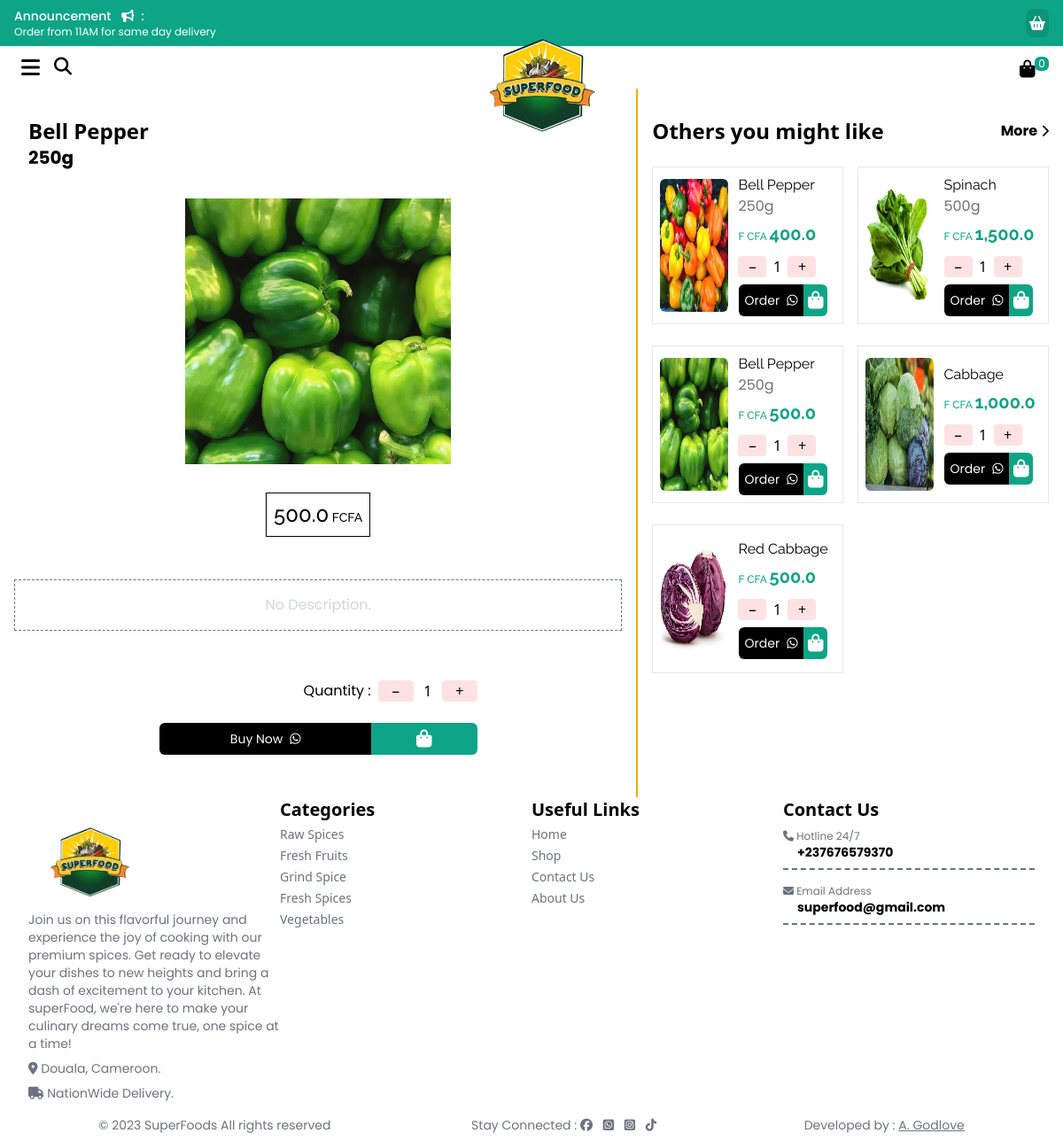
/product?prod_key=2, run on the app's committed database.
### tables this page shows
CREATE TABLE `products_list` (
  `product_code` int(11) NOT NULL,
  `product_name` text NOT NULL,
  `product_price` varchar(19) NOT NULL DEFAULT '0',
  `promo` int(11) DEFAULT 0,
  `product_pprice` varchar(19) NOT NULL DEFAULT '0',
  `product_category` int(11) NOT NULL,
  `product_desc` text NOT NULL,
  `product_seo` text NOT NULL,
  `available` int(11) NOT NULL,
  `best_or_new` int(11) NOT NULL DEFAULT 0 COMMENT '0 os defaut,1 is new ariival, 2 is best seller',
  `product_image` varchar(255) NOT NULL,
  `measurement` text NOT NULL,
  `qty` text NOT NULL
);

CREATE TABLE `tbl_category` (
  `id` int(11) NOT NULL,
  `cat_name` varchar(56) NOT NULL,
  `cat_image` text NOT NULL
);

### partials/list_template.php (the view, shortened to what this page needs)
<div  data-aos="zoom-in-up" class="list_wrapper w-full flex items-center p-2 border-b-4 border-dashed lg:border-solid lg:border mb-2 ">
    <div class="img_container w-2/3 h-[150px]">
      <a title="Buy more of <?php echo ucwords($name) ?> from superFood" href="product?prod_key=<?php echo $prod_id ?>" class=" w-full h-full">
         <img src="assets/images/icons/logo.png"
         data-src="assets/images/products/<?php echo $prod_img[0]; ?>"
         alt="<?php echo $name; ?>"
         class="myImage w-full h-full rounded-md">
      </a>
    </div>
    <div class="info_container w-full  pl-3">
        <p class="name hover:text-[#0DA586] transition-all ease-in"><?php echo $name; ?></p>
        <p class="Quantity text-gray-500"> <?php
                        if(!empty($ms)){
                        echo "$qty$ms";
                        }
                    ?></p>
        <div class="price text-[#0DA586]">
             <?php
                if($promo == 0){
                    echo '<p class="price"><span class="text-xs">F CFA </span><span class="font-bold text-xl ">'.number_format($price,1).'</span></p>';
                }else{
                    echo '<p class="price"><span class="text-xs">F CFA </span><span class="font-bold text-xl ">'.number_format($pprice,1).'</span><span class="text-[1rem] text-red-400"> <strike>'.number_format($price,0).'F</strike></span> </p>';
                }
            ?>
        </div>
       <form  method="post" class="form-item  w-full">
                <div class="my-2">
                    <div class="input-group flex items-center">
         <button id="decreaser" type="button" class="decrement-button w-8 bg-red-100 rounded  transition hover:opacity-75">
                        &minus;
                    </button>
                    <input
                        type="number"
                        id="Quantity"
                        value="1"
                        name="product_qty"
                        min="1"
                        class="input-number w-6 border-transparent text-center focus:outline-none"
                    />
                     <button
                     id="addmore"
                        type="button"
                        class="increment-button w-8 bg-red-100 rounded  transition hover:opacity-75">
                        &plus;
                    </button>
                    </div>
                </div>
                <div class="flex items-center">
                <div class="cta w-2/3">
                         <?php
$productImage = "https://superfoods.store/assets/images/products/".$prod_img[0];
$messageURL = "https://wa.me/{$phoneNumber}?text=Hi!,%20I%20will%20like%20to%20buy%20{$name}%20%0A%0Aimage:%0A{$productImage}";
echo "<a title='Buy just .$name. from superFood' href='{$messageURL}' target='_blank'  class='hvr-bounce-to-right text-sm flex justify-center items-center bg-black p-2 text-white rounded-tl-md rounded-bl-md'>
<p>Order </p><i class='fa-brands fa-whatsapp ml-2'></i>
</a>";
?>
                </div>
                 <div class="cta w-1/4">
                    <div class="ctar w-full">
         <button id="increment" type="submit" class="hvr-bounce-to-top w-full flex justify-center items-center bg-[#0DA586] p-2 font-bold text-white rounded-tr-md rounded-br-md"><i class="fa-solid fa-bag-shopping text-xl"></i></button>
                    </div>
                </div>
                </div>
            </form>
    </div>
</div>

### product.php (shortened to what this page needs)
<?php
include 'config/config.inc.php';
        if(isset($_GET['prod_key'])){
            $prod_key = $_GET['prod_key'];
            $sql = "SELECT * FROM products_list WHERE product_code=$prod_key";
            $res = mysqli_query($conn, $sql);
            $count = mysqli_num_rows($res);
            if($count==1){
                $row = mysqli_fetch_assoc($res);
                $name=$row["product_name"];
                $prod_imgs=$row["product_image"];
                $price= $row["product_price"];
                $prod_img =explode(",",$prod_imgs);
                $category =$row['product_category'];
                $desc = $row['product_desc'];
                 $qty = $row['qty'];
                 $ms = $row['measurement'];
            }
            else
            {
                header('location:index');
            }
        }
        else
        {
            header('location:index');
        }
include 'partials/header.php';
$sql = "SELECT * FROM tbl_admin";
$result = $conn->query($sql);
if ($result->num_rows > 0) {
    $row = $result->fetch_assoc();
      $phoneNumber = $row["phone"];
}
?>
<div class="w-full lg:flex flex-col ">
<div class="w-full lg:flex ">
<div class="w-full product my-8 lg:my-0 border-r-2 border-yellow-500 ">
<div class="title text-2xl font-bold p-8">
    <h2><?php echo $name ?></h2>
    <p class='text-xl'>
        <?php
         if(!empty($ms)){
          echo "$qty$ms";
             }
                    ?></p>
</div>
<div class="product">
  <div class="product__images">
      <img
          src="assets/images/products/<?php echo $prod_img[0] ?>"
          alt="<?php echo $name ?>"
          class="product__main-image lg:object-contain lg:max-h-[300px]"
          id="main-image"
      />
  </div>
</div>
<div class="flex justify-center items-center flex-col  p-4">
<p class="price text-2xl mt-4 font-bold border border-black p-2"><?php echo number_format($price ,1);?><span class="text-sm"> FCFA</span></p>
</div>
 <div class="desc_wrapper w-full p-4">
     <div class="my-4 p-4 capitalize border border-dashed border-gray-500">
 <p><?php
 if(!empty($desc)){
    echo $desc ;
 }else{
    echo "<p class='text-center text-gray-300'>No Description.</p>";
 }
 ?></p>
  </div>
 </div>
      <div class="add_cart mb-12 w-full flex justify-center items-center">
          <form  method="post" class="form-item  w-1/2">
                <div class="my-2 flex justify-end">
                    <p class="mr-2 my-4">Quantity : </p>
                    <div class="input-group flex items-center my-4">
         <button id="okadd" type="button" class="decrement-button w-10 bg-red-100 rounded  transition hover:opacity-75">
                        &minus;
                    </button>
                    <input
                        type="number"
                        id="Quantity"
                        value="1"
                        name="product_qty"
                        min="1"
                        class="input-number w-8 border-transparent text-center focus:outline-none"
                    />
                     <button
                        type="button"
                        class="increment-button w-10 bg-red-100 rounded  transition hover:opacity-75">
                        &plus;
                    </button>
                    </div>
                </div>
                <div class="flex items-center">
                <div class="cta w-full">
                         <?php
$productImage = "https://superfoods.store/assets/images/products/".$prod_img[0];
$messageURL = "https://wa.me/{$phoneNumber}?text=Hi!,%20I%20will%20like%20to%20buy%20{$name}%20%0A%0Aimage:%0A{$productImage}";
echo "<a title='contact us directly to buy just this product' href='{$messageURL}' target='_blank'  class='hvr-bounce-to-right text-sm flex justify-center items-center bg-black p-2 text-white rounded-tl-md rounded-bl-md'>
<p>Buy Now </p><i class='fa-brands fa-whatsapp ml-2'></i>
</a>";
?>
                </div>
                 <div class="cta w-1/2">
                    <div class="ctar w-full">
         <button id="reduced" type="submit" class="hvr-bounce-to-top w-full flex justify-center items-center bg-[#0DA586] p-2 font-bold text-white rounded-tr-md rounded-br-md"><i class="fa-solid fa-bag-shopping text-xl"></i></button>
                    </div>
                </div>
                </div>
            </form>
      </div>
  </div>
<div class="w-full lg:w-2/3 lg:pt-8">
<div class="cat_name w-full flex justify-between items-center px-4">
    <div class="font-bold text-2xl"><h2>Others you might like</h2></div>
    <div>
        <a href="shop" title="shop more of the same categories in the shop page" class="flex justify-center items-center font-bold">
            <p>More</p>
            <i class="fa-solid fa-chevron-right text-sm ml-1 font-extrabold "></i>
        </a>
    </div>
</div>
<div class="cats w-full grid grid-flow-col auto-cols-max gap-4  overflow-x-scroll overflow-y-hidden p-4 mt-2 mb-12 lg:overflow-x-hidden lg:grid-flow-row lg:grid-cols-2">
<?php
$sql = "SELECT * FROM products_list WHERE product_category=$category order by rand() limit 0,5 ";
$res = mysqli_query($conn, $sql);
$count = mysqli_num_rows($res);
if($count>0){
  while($row=mysqli_fetch_assoc($res)) {
    $prod_id = $row["product_code"];
    $name=$row["product_name"];
    $prod_imgs=$row["product_image"];
    $price= $row["product_price"];
    $pprice= $row["product_pprice"];
    $prod_img =explode(",",$prod_imgs);
    $promo=$row["promo"];
    $qty = $row['qty'];
    $ms = $row['measurement'];
  ?>
 <?php
    include 'partials/list_template.php';
    ?>
<?php
} } else{
  echo ' No products';
}
    ?>
  </div>
</div>
</div>
</div>
  <?php
      include 'partials/footer.php';
      ?>

### partials/footer.php (shortened to what this page needs)
<footer class="w-full px-8">
<div class="main_footer_cols w-full grid md:grid-cols-3 lg:grid-cols-4 ">
<div class="about_superfood text-gray-500">
  <div class="c_logo">
    <img src="assets/images/icons/logo.png" alt="superfoods logo" class="w-1/2">
  </div>
  <div class="desc_text text-sm ">
    <p>
     Join us on this flavorful journey and experience the joy of cooking with our premium spices. Get ready to elevate your dishes to new heights and bring a dash of excitement to your kitchen. At superFood, we're here to make your culinary dreams come true, one spice at a time!
    </p>
    <p class="hover:text-[#0DA586] transition-all ease-in my-2">
      <i class="fa-solid fa-location-dot"></i>
      <span>Douala, Cameroon.</span>
    </p>
     <p class="hover:text-[#0DA586] transition-all ease-in my-2">
     <i class="fa-solid fa-truck"></i>
      <span>NationWide Delivery.</span>
    </p>
  </div>
</div>
<div class="categories_foote mt-4 lg:mt-0 ">
  <div class="header_title">
    <h3 class="font-bold text-xl">Categories</h3>
  </div>
  <ul class="footer_cats text-gray-500 text-sm ">
<?php
$get_cats="SELECT * FROM tbl_category order by id ASC";
foreach ($db->query($get_cats) as $cats) {
  $cid=$cats['id'];
  $cname=$cats['cat_name'];
  ?>
  <li class='my-1'><a class="hover:text-[#0DA586] relative inline-block" href="category?id=<?php echo $cid;?>"><?php echo $cname;?></a></li>
 <?php
 }
?>
  </ul>
</div>
<div class="categories_foote  mt-4 lg:mt-0">
  <div class="header_title">
   <h3 class="font-bold text-xl">Useful Links</h3>
  </div>
  <ul class="footer_cats text-gray-500 text-sm">
   <li class='my-1'><a href="index" class="hover:text-[#0DA586] relative inline-block">Home</a></li>
   <li class='mb-1'><a href="shop" class="hover:text-[#0DA586] relative inline-block">Shop</a></li>
   <li class='mb-1'><a href="tel:+<?php echo $phoneNumber ?>" class="hover:text-[#0DA586] relative inline-block">Contact Us</a></li>
   <li class='mb-1'><a href="#" class="hover:text-[#0DA586] relative inline-block">About Us</a></li>
  </ul>
</div>
<div class="contacts_footer  mt-4 lg:mt-0">
  <div class="header_title">
    <h3 class="font-bold text-xl">Contact Us</h3>
  </div>
  <div class="footer_contact">
   <div class="c_card border-b-2 pb-2 border-gray-500 border-dashed mb-4">
    <p class="text-gray-500 text-xs mt-2"><i class="fa-solid fa-phone"></i> <span>Hotline 24/7</span> </p>
    <p class="font-bold text-sm ml-4"><a href="tel:+<?php echo $phoneNumber ?>">+<?php echo $phoneNumber ?></a></p>
   </div>
   <div class="c_card border-b-2 pb-2 border-gray-500  border-dashed mb-4">
    <p class="text-gray-500 text-xs mt-2"><i class="fa-solid fa-envelope"></i> <span>Email Address</span> </p>
    <p class="font-bold text-sm ml-4"><a href="mailto:">superfood@gmail.com</a></p>
   </div>
  </div>
</div>
</div>
<div class="credits">
  <div class="collect text-gray-500 text-xs lg:text-sm text-center lg:flex justify-around items-center">
    <p>&copy; <?php echo date('Y'); ?> SuperFoods All rights reserved</p>
     <p class="my-2">Stay Connected : <span>
      <a href=""><i class="fa-brands fa-facebook"></i></a>
      <a href="" class="mx-2"><i class="fa-brands fa-square-whatsapp"></i></a>
      <a href=""><i class="fa-brands fa-square-instagram"></i></a>
      <a href=""><i class="mx-2 fa-brands fa-tiktok"></i></a>
     </span></p>
     <p><a href="http://www.akalegodlove.netlify.app" target="_blank" rel="noopener noreferrer" >Developed by : <span class="underline">A. Godlove</span> </a></p>
  </div>
</div>
</footer>
</body>
</html>

### assets/css/custom.css (style rules this page uses)
.name,td,th { font-family: 'Raleway', sans-serif; }
.price { font-family: 'Raleway', sans-serif; font-weight: 500; font-size: 24px; }
p { font-family: 'Poppins', sans-serif; }
.product { width: 100%; }
.product__images { width: 100%; height: 100%; display: flex; flex-direction: column; justify-content: center; align-items: center; }
.product__main-image { width: 80%; cursor: pointer; }
.footer_cats a { transition: all 0.3s ease-in-out; }

### data on the page
products_list: product_name "Bell Pepper", qty "250", measurement "g", product_image (picture), product_price "500.0"
products_list: product_image (picture), product_name "Bell Pepper", qty "250", measurement "g", product_price "400.0"
products_list: product_image (picture), product_name "Spinach", qty "500", measurement "g", product_price "1,500.0"
products_list: product_image (picture), product_name "Cabbage", product_price "1,000.0"
products_list: product_image (picture), product_name "Red Cabbage", product_price "500.0"
tbl_category: cat_name "Raw Spices"
tbl_category: cat_name "Fresh Fruits"
tbl_category: cat_name "Grind Spice"
tbl_category: cat_name "Fresh Spices"
tbl_category: cat_name "Vegetables"

### other printed values
$phoneNumber "237676579370"
